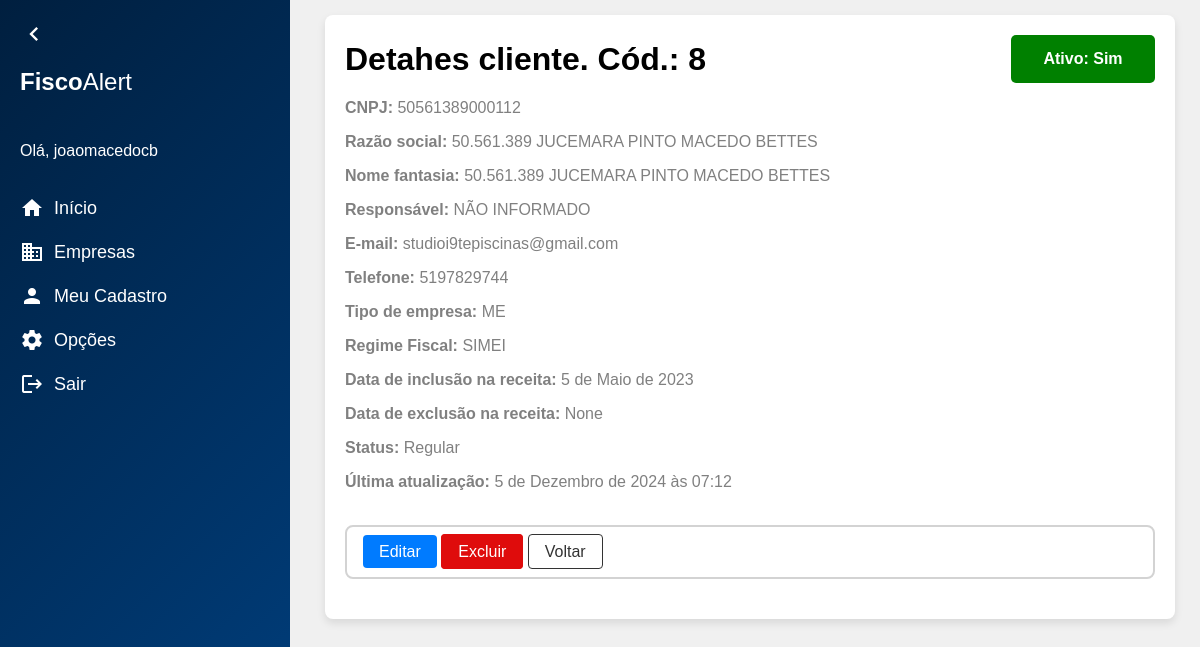
The page /cliente/8/ (signed in) on the database as committed earlier.
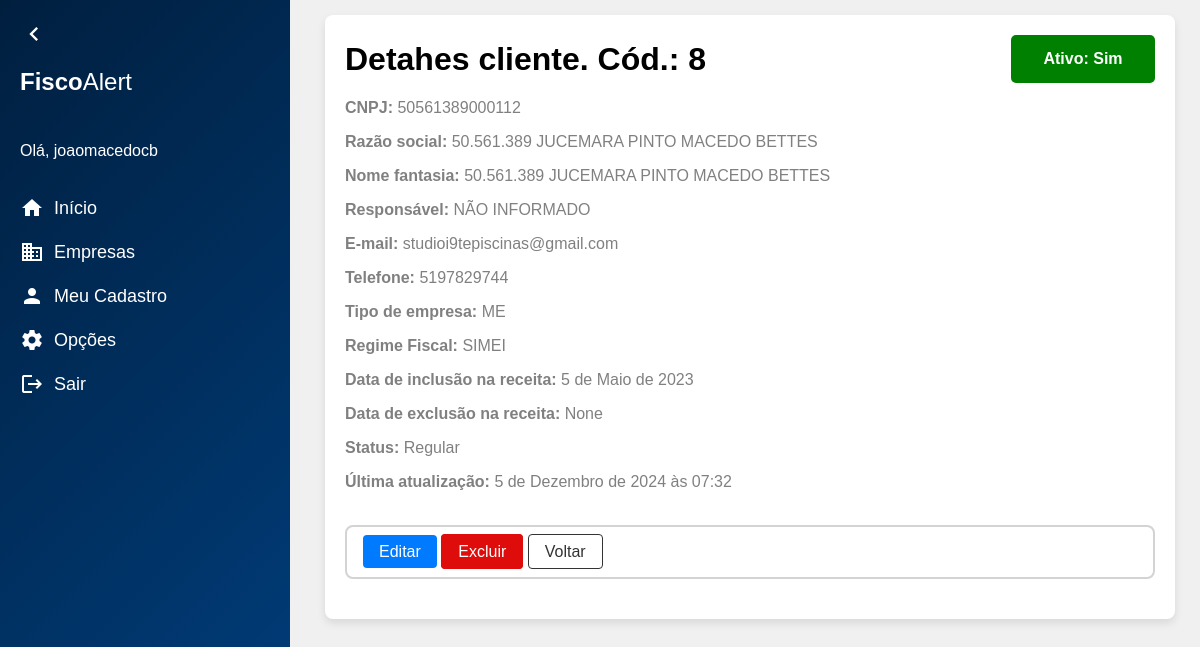
The same page on the database as committed later.
### clientes/models.py (models this page shows, shortened)
class Cliente(models.Model):
    id = models.AutoField(primary_key=True)
    nome_fantasia = models.CharField(max_length=200)
    razao_social = models.CharField(max_length=200)
    cnpj = models.CharField(max_length=14, blank=True, null=True)
    responsavel_tecnico = models.CharField(max_length=50)
    email = models.CharField(max_length=200, blank=True, null=True)
    tipo_empresa = models.ForeignKey(TipoEmpresa, on_delete=models.PROTECT, related_name='tipo_empresa', blank= True, null= True)
    regime_fiscal = models.ForeignKey(RegimeFiscal, on_delete=models.PROTECT, related_name= 'regime_fiscal')
    data_inclusao = models.DateField(blank= True, null= True)
    data_exclusao = models.DateField(blank= True, null= True)
    ultima_atualizacao = models.DateTimeField(blank=True, null=True)
    status = models.CharField(max_length=20, blank= True, null= True)
    telefone = models.CharField(
        max_length=15, blank=True, null=True,
        validators=[
            RegexValidator(
                regex=r'^\d{10,11}$',
                message="O número de telefone deve conter apenas dígitos e ter 10 ou 11 dígitos."
            )
        ]
    )
    ativo = models.BooleanField(default=True)
    escritorio = models.ForeignKey(Escritorio, on_delete=models.PROTECT, related_name='escritorio', blank= True, null= True)

class TipoEmpresa(models.Model):
    id = models.AutoField(primary_key=True)
    nome = models.CharField(max_length=30)
    def __str__(self):
        return self.nome
    class Meta:
        verbose_name = "Tipo Empresa"
        verbose_name_plural = "Tipos Empresa"

class RegimeFiscal(models.Model):
    id = models.AutoField(primary_key=True)
    nome = models.CharField(max_length=30)
    def __str__(self):
        return self.nome
    class Meta:
        verbose_name = "Regime Fiscal"
        verbose_name_plural = "Regimes Fiscais"

### clientes/views.py (the view)
# urls.py: path('cliente/<int:pk>/', ClienteDetailView.as_view(), name = 'cliente_detalhe'),
@method_decorator(login_required, name='dispatch')
class ClienteDetailView(DetailView):
    model = Cliente
    template_name = 'cliente_detalhe.html'

### clientes/templates/cliente_detalhe.html (shortened to what this page needs)
{% extends "base.html" %}
{% block content %}
<div class="content">
    <div class="container container-detalhes">
        <div class="detalhes-header">
            <div class="title">Detahes cliente. Cód.: {{ object.id }}</div>
            <div class="{% if object.ativo %}ativo{% else %}inativo{% endif %}">Ativo:
                {% if object.ativo == True %}Sim
                {% else %}Não
                {% endif %}
            </div>
        </div>
        <p><strong>CNPJ: </strong>{{ object.cnpj }}</p>
        <p><strong>Razão social: </strong>{{ object.razao_social }}</p>
        <p><strong>Nome fantasia: </strong>{{ object.nome_fantasia }}</p>
        <p><strong>Responsável: </strong>{{ object.responsavel_tecnico }}</p>
        <p><strong>E-mail: </strong>{{ object.email}}</p>
        <p><strong>Telefone: </strong>{{ object.telefone }}</p>
        <p><strong>Tipo de empresa: </strong>{{ object.tipo_empresa }}</p>
        <p><strong>Regime Fiscal: </strong>{{ object.regime_fiscal }}</p>
        <p><strong>Data de inclusão na receita: </strong>{{ object.data_inclusao }}</p>
        <p><strong>Data de exclusão na receita: </strong>{{ object.data_exclusao }}</p>
        <p><strong>Status: </strong>{{ object.status }}</p>
        <p><strong>Última atualização: </strong>{{ object.ultima_atualizacao }}</p>
        <div class="actions">
            <div class="hub-clientes-detalhe">
                <a href="{% url 'cliente_update' pk=cliente.pk %}" class="botao-primario">Editar</a>
                <a href="{% url 'cliente_delete' pk=cliente.pk %}" class="botao-excluir">Excluir</a>
                <a href="{% url 'clientes' %}" class="botao-secundario">Voltar</a>
            </div>
        </div>
    </div>
</div>
{% endblock %}

Rows that differ between the two databases and show on the page:
changed Cliente "50.561.389 JUCEMARA PINTO MACEDO BETTES": ultima_atualizacao "5 de Dezembro de 2024 às 07:12" → "5 de Dezembro de 2024 às 07:32"
